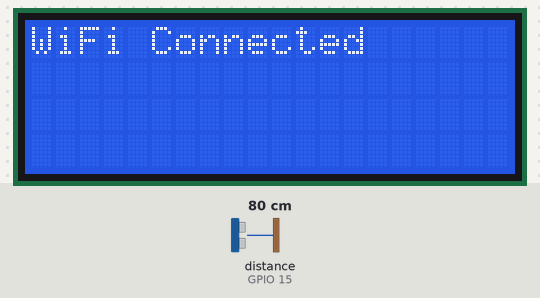
A sketch run on a simulated ESP32. Parts: 20×4 character LCD. Wiring (inferred from the names in the program): ultrasonic range finder: trigger GPIO 2; echo GPIO 15. The inputs (shaded band) are chosen by the test bench; at power-on: distance to the obstacle (sensor on GPIO 15) 80 cm. The echo pulse lasts 58.3 µs per cm; WiFi joins after 1.5 s; servers stay silent unless stated; what the sketch prints to the serial monitor is not drawn.

Above: at 3.7 s.
At 8.3 s:
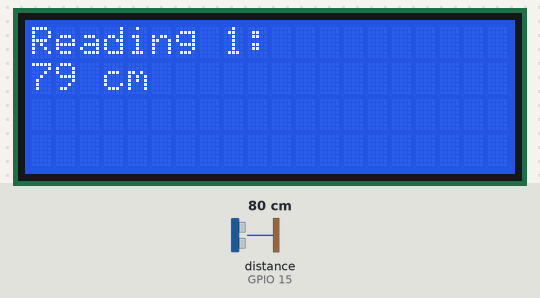
8.4 s: distance to the obstacle (sensor on GPIO 15) set to 2 cm
At 17.9 s:
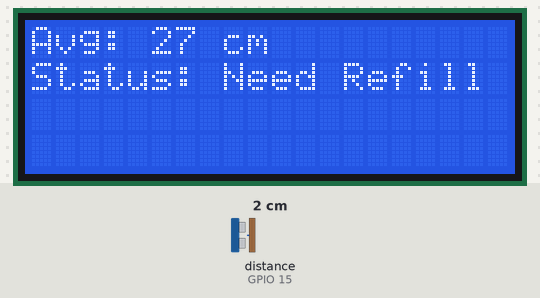
18.1 s: distance to the obstacle (sensor on GPIO 15) set to 4 cm
At 21.7 s:
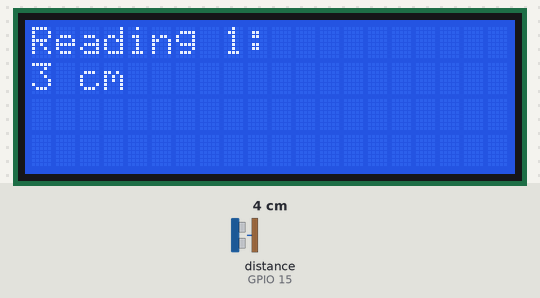
24.9 s: distance to the obstacle (sensor on GPIO 15) set to 9 cm
At 32.3 s:
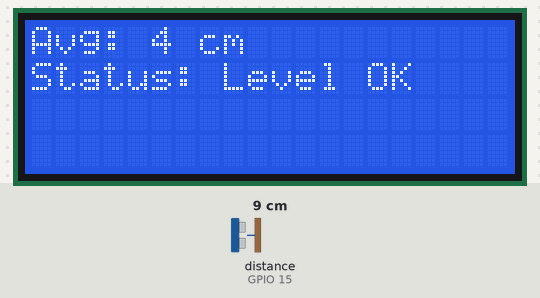
Timing chart, 0 to 33.8 s (numbered marks = the images above; inputs shaded):
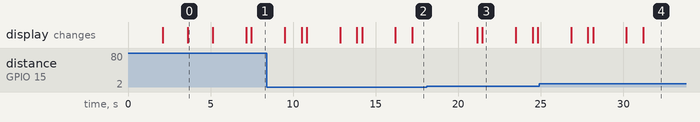

Measured:
- what the display in image 0 shows lasts 1.5 s, from 3.6 s to 5.1 s
- what the display in image 3 shows lasts 2.0 s, from 21.5 s to 23.5 s

The sketch:

sauce.ino
```cpp
#include <Wire.h>
#include <LiquidCrystal_I2C.h>
#include <WiFi.h>
#include <Firebase_ESP_Client.h>

// Firebase addons
#include "addons/TokenHelper.h"
#include "addons/RTDBHelper.h"

// ----- WiFi Credentials -----
const char* WIFI_SSID = "ZhChiah's Iphone";
const char* WIFI_PASS = "chiah256256";

// ----- Firebase Project Credentials -----
#define API_KEY       "AIzaSyBuq5yWweXCz1fCxEx5pwRqJgzRK9aX9w4" // <-- put your Web API key here
#define DATABASE_URL  "https://monitoring-sauce-level-default-rtdb.asia-southeast1.firebasedatabase.app/"

FirebaseData fbdo;
FirebaseAuth auth;
FirebaseConfig config;

// ----- Pins & LCD -----
const int trigPin = 2;
const int echoPin = 15;
LiquidCrystal_I2C lcd(0x27, 20, 4);

// ----- Functions -----
long getDistance() {
  digitalWrite(trigPin, LOW);
  delayMicroseconds(2);

  digitalWrite(trigPin, HIGH);
  delayMicroseconds(10);
  digitalWrite(trigPin, LOW);

  long duration = pulseIn(echoPin, HIGH);
  return duration * 0.034 / 2; // cm
}

void setup() {
  Serial.begin(115200);

  // --- LCD Startup Test ---
  lcd.init();
  lcd.backlight();
  lcd.setCursor(0, 0);
  lcd.print("Starting...");
  delay(2000);

  pinMode(trigPin, OUTPUT);
  pinMode(echoPin, INPUT);

  // --- WiFi ---
  lcd.clear();
  lcd.setCursor(0, 0);
  lcd.print("WiFi Connecting");

  WiFi.begin(WIFI_SSID, WIFI_PASS);
  while (WiFi.status() != WL_CONNECTED) {
    delay(500);
    Serial.print(".");
  }
  Serial.println("\nWiFi Connected!");
  lcd.clear();
  lcd.setCursor(0, 0);
  lcd.print("WiFi Connected");
  delay(1500);

  // --- Firebase ---
  config.api_key = API_KEY;
  config.database_url = DATABASE_URL;
  config.token_status_callback = tokenStatusCallback;

  if (Firebase.signUp(&config, &auth, "", "")) {
    Serial.println("Firebase SignUp OK");
    lcd.clear();
    lcd.setCursor(0, 0);
    lcd.print("Firebase OK");
  } else {
    Serial.printf("SignUp Failed: %s\n", config.signer.signupError.message.c_str());
    lcd.clear();
    lcd.setCursor(0, 0);
    lcd.print("Firebase FAIL");
  }

  Firebase.begin(&config, &auth);
  Firebase.reconnectWiFi(true);

  delay(2000);
  lcd.clear();
}

void loop() {
  // ---- Take and Display readings one by one (REAL-TIME) ----

  // Reading 1
  lcd.clear();
  lcd.setCursor(0, 0);
  lcd.print("Taking Reading 1...");
  long d1 = getDistance();
  delay(300);

  lcd.clear();
  lcd.setCursor(0, 0);
  lcd.print("Reading 1:");
  lcd.setCursor(0, 1);
  lcd.print(d1); lcd.print(" cm");
  delay(2000);  // Time to read the result

  lcd.clear();
  lcd.print("Next reading...");
  delay(1000);  // Pause before next reading

  // Reading 2
  lcd.clear();
  lcd.setCursor(0, 0);
  lcd.print("Taking Reading 2...");
  long d2 = getDistance();
  delay(300);

  lcd.clear();
  lcd.setCursor(0, 0);
  lcd.print("Reading 2:");
  lcd.setCursor(0, 1);
  lcd.print(d2); lcd.print(" cm");
  delay(2000);  // Time to read the result

  lcd.clear();
  lcd.print("Next reading...");
  delay(1000);  // Pause before next reading

  // Reading 3
  lcd.clear();
  lcd.setCursor(0, 0);
  lcd.print("Taking Reading 3...");
  long d3 = getDistance();
  delay(300);

  lcd.clear();
  lcd.setCursor(0, 0);
  lcd.print("Reading 3:");
  lcd.setCursor(0, 1);
  lcd.print(d3); lcd.print(" cm");
  delay(2000);  // Time to read the result

  lcd.clear();
  lcd.print("Calculating...");
  delay(1000);  // Pause before showing result

  int distance = (d1 + d2 + d3) / 3; // Average
  String status;

  if (distance >= 13) status = "Need Refill";
  else if (distance >= 10) status = "Level Low";
  else status = "Level OK";

  // ---- Serial Print ----
  Serial.printf("R1:%ld  R2:%ld  R3:%ld  Avg:%d  -> %s\n", d1, d2, d3, distance, status.c_str());

  // ---- Show Final Result ----

  lcd.clear();
  lcd.setCursor(0, 0);
  lcd.print("Avg: "); lcd.print(distance); lcd.print(" cm");
  lcd.setCursor(0, 1);
  lcd.print("Status: "); lcd.print(status);
  delay(3000);  // Extra time for final important result

  // ---- Send to Firebase ----
  if (Firebase.ready()) {
    Firebase.RTDB.setInt(&fbdo, "/SensorData/R1_cm", d1);
    Firebase.RTDB.setInt(&fbdo, "/SensorData/R2_cm", d2);
    Firebase.RTDB.setInt(&fbdo, "/SensorData/R3_cm", d3);
    Firebase.RTDB.setInt(&fbdo, "/SensorData/Avg_cm", distance);
    Firebase.RTDB.setString(&fbdo, "/SensorData/Alert", status);
    Firebase.RTDB.setInt(&fbdo, "/SensorData/Timestamp", millis()/1000);
  }
}
```
